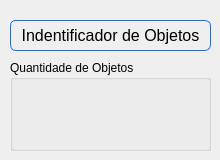
    <widget class="QWidget" name="tab_9">
     <attribute name="title">
      <string>Identificador e contador de objetos</string>
     </attribute>
     <widget class="QPushButton" name="objetos">
      <property name="geometry">
       <rect>
        <x>10</x>
        <y>20</y>
        <width>201</width>
        <height>31</height>
       </rect>
      </property>
      <property name="cursor">
       <cursorShape>PointingHandCursor</cursorShape>
      </property>
      <property name="styleSheet">
       <string notr="true">QPushButton{
	font-size:16px;
	border-style:solid;
	border-width: 1px;
	border-radius: 6;
	border-color: #0d6efd;
}

QPushButton:pressed{
	font-size:16px;
	border-style:solid;
	border-width: 1px;
	border-radius: 6;
	background-color: #0d6efd;
	color: white;
}

</string>
      </property>
      <property name="text">
       <string>Indentificador de Objetos</string>
      </property>
     </widget>
     <widget class="QGroupBox" name="groupBox_2">
      <property name="geometry">
       <rect>
        <x>10</x>
        <y>60</y>
        <width>201</width>
        <height>91</height>
       </rect>
      </property>
      <property name="title">
       <string>Quantidade de Objetos</string>
      </property>
      <widget class="QLabel" name="qtdObjetos">
       <property name="geometry">
        <rect>
         <x>10</x>
         <y>30</y>
         <width>181</width>
         <height>21</height>
        </rect>
       </property>
       <property name="styleSheet">
        <string notr="true">color: red;</string>
       </property>
       <property name="text">
        <string/>
       </property>
      </widget>
     </widget>
    </widget>
